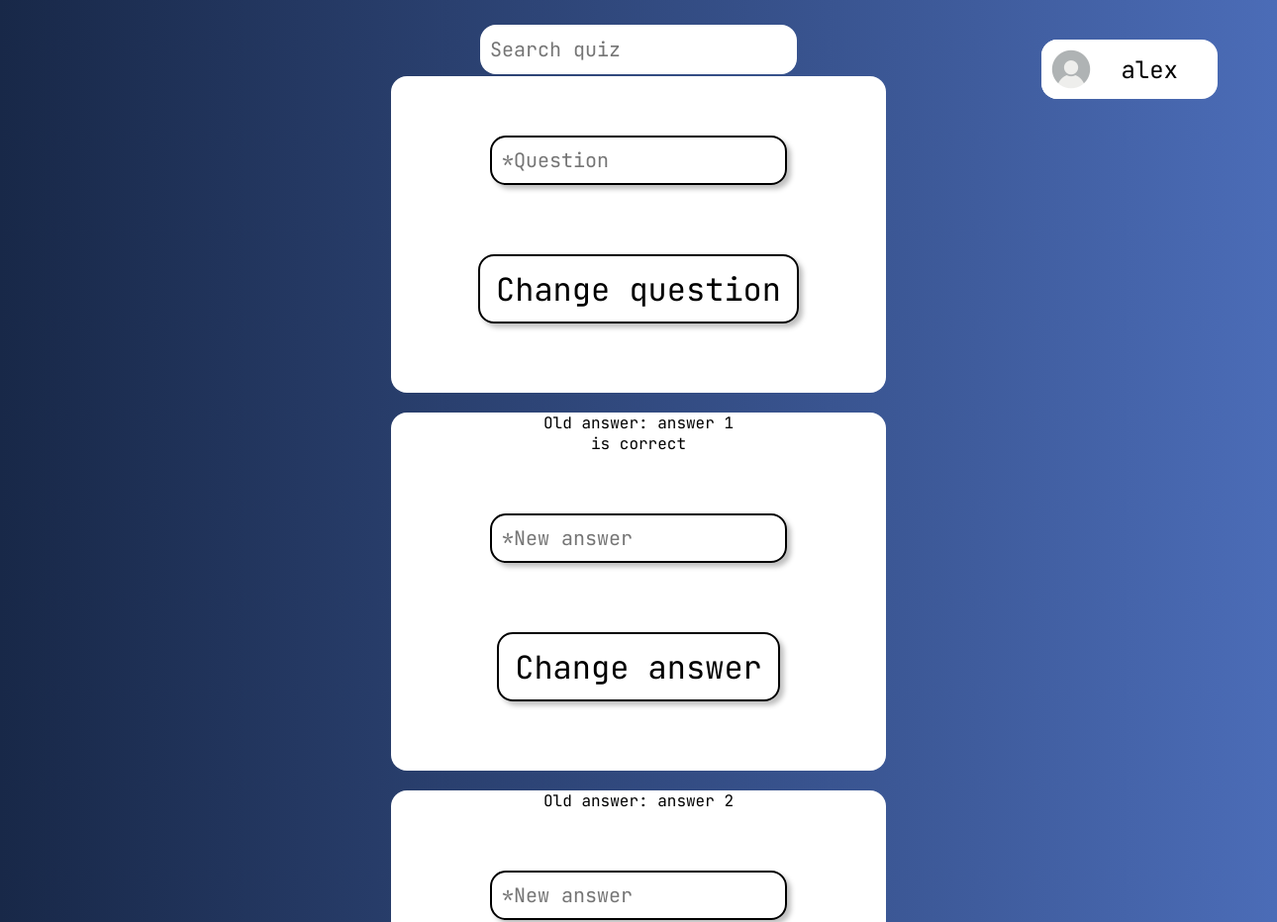
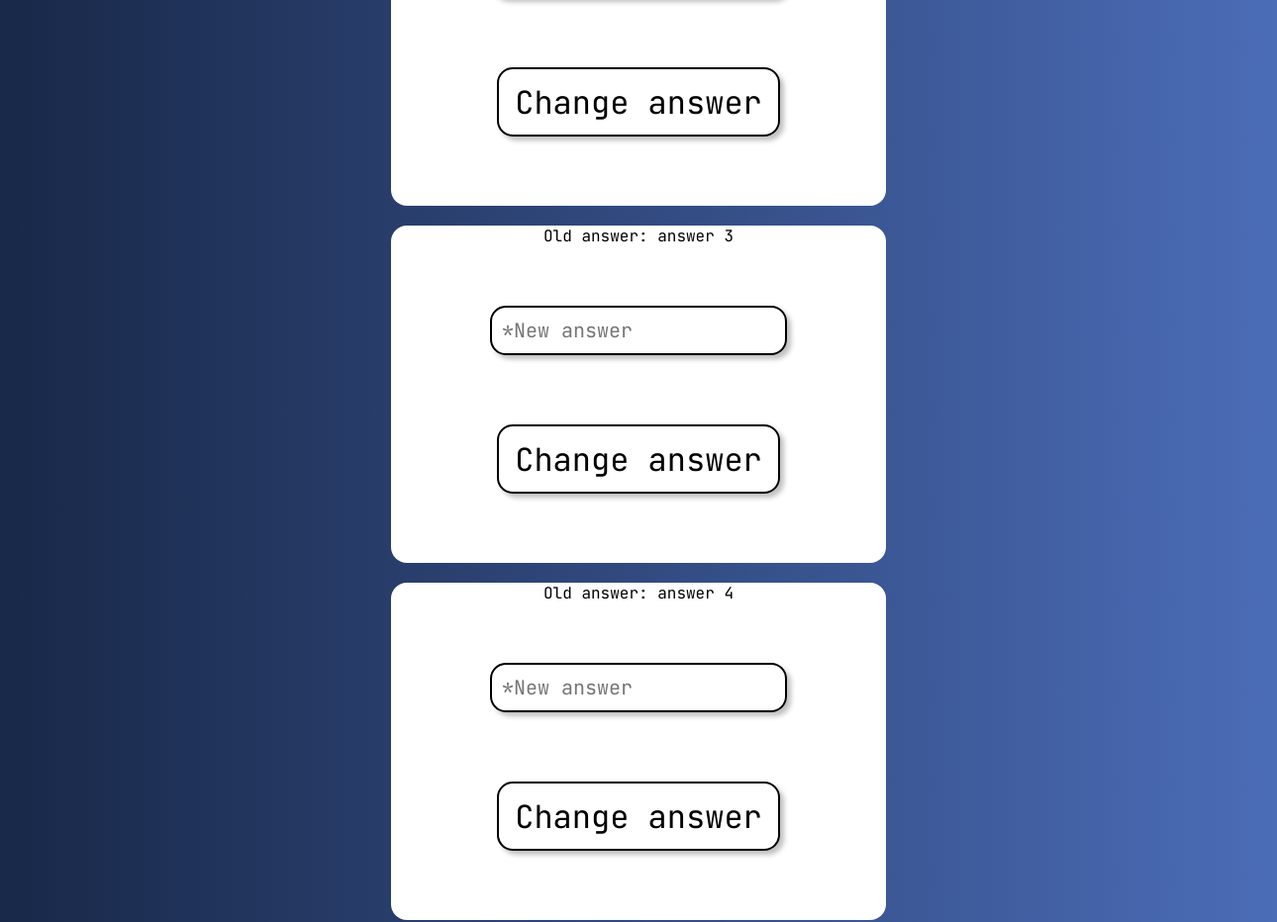
The app's page /quiz/1/change/question/1 (signed in, upper part), older data (2 pictures, top to bottom).
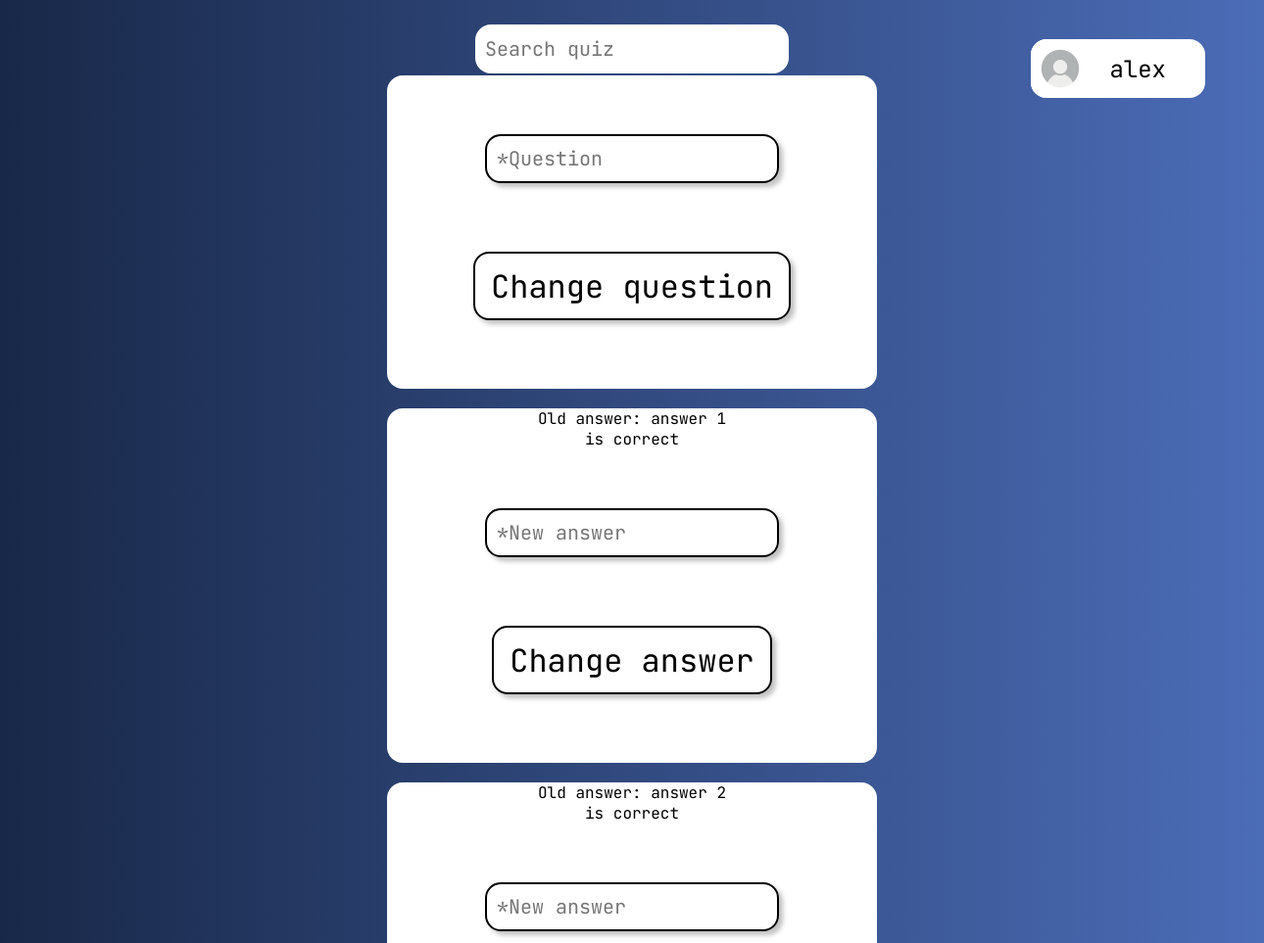
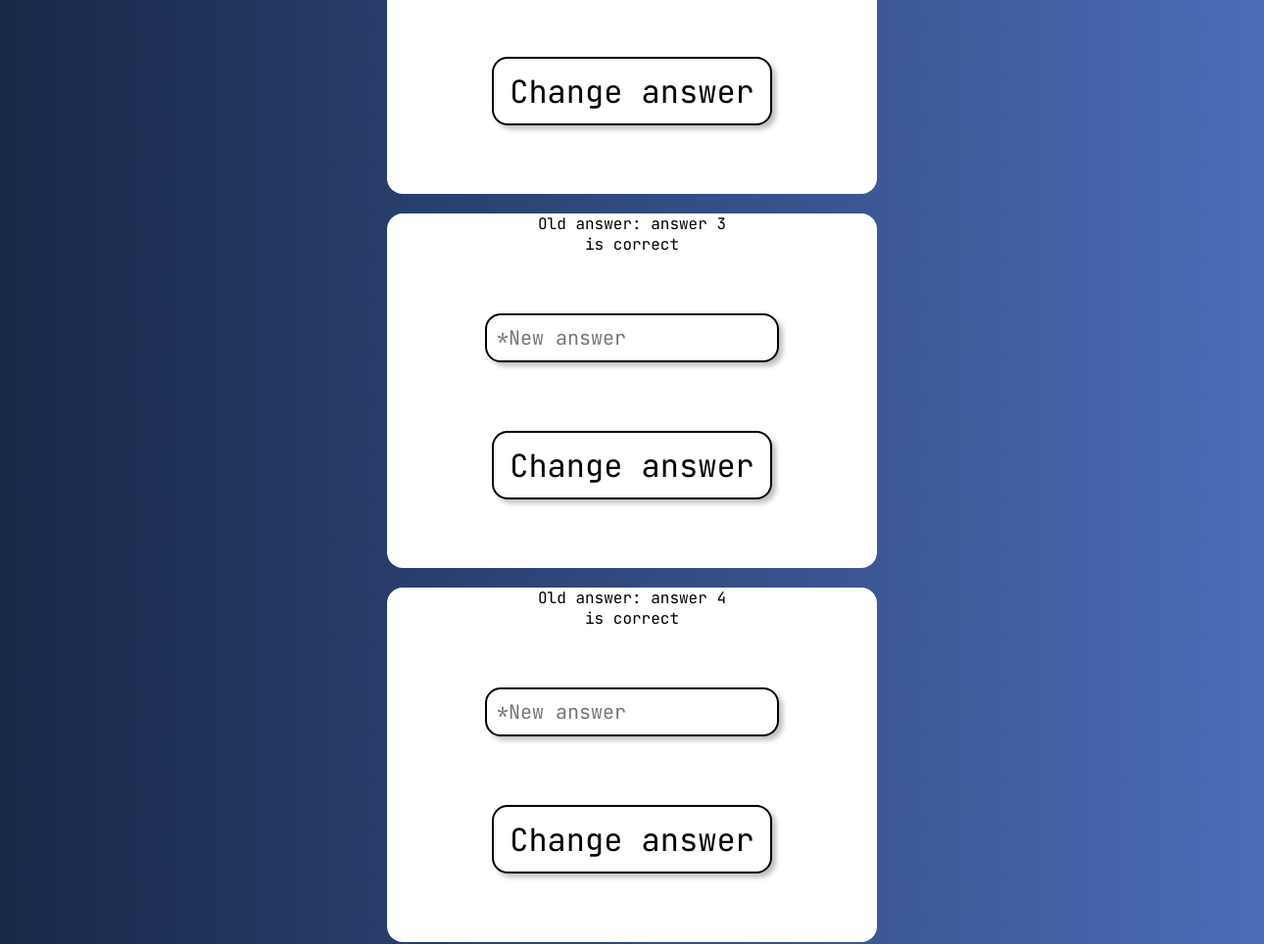
The same page, newer data (2 pictures, top to bottom).
### quiz_app/models.py (models this page shows, shortened)
class Answer(models.Model):
    id = models.AutoField(primary_key=True)
    question = models.ForeignKey(Question, on_delete=models.CASCADE)
    content = models.TextField(blank=True, null=True)
    content_image = models.ImageField(upload_to='answer_images/', blank=True, null=True)
    is_correct = models.BooleanField(default=False)
    class Meta:
        verbose_name_plural = "Answers"

### quiz_app/views.py (the view, shortened to what this page needs)
# urls.py: path("quiz/<int:quiz_id>/change/question/<int:question_id>", quiz_change_question, name="quiz_change_question"),
@login_required(login_url='login')
def quiz_change_question(request, quiz_id, question_id):
    quiz = get_object_or_404(Quiz, pk=quiz_id)
    question = get_object_or_404(Question, pk=question_id)
    answers = Answer.objects.filter(question=question)
    form_question = CreateQuestionForm(request.POST or None, request.FILES or None, instance=question)
    form_answer = CreateAnswerForm(request.POST or None, request.FILES or None)
    context = {'quiz': quiz, 'question': question, 'answers': answers, 'form_question': form_question, 'form_answer': form_answer}
    return render(request, 'quiz_app/quiz/quiz_change_question.html', context)

### quiz_app/forms.py
class CreateQuestionForm(forms.ModelForm):
    class Meta:
        model = Question
        fields = ['content', 'content_image']
    def __init__(self, *args, **kwargs):
        super(CreateQuestionForm, self).__init__(*args, **kwargs)
        self.fields['content_image'].required = False

class CreateAnswerForm(forms.ModelForm):
    class Meta:
        model = Answer
        fields = ['content', 'content_image', 'is_correct']
    def __init__(self, *args, **kwargs):
        super(CreateAnswerForm, self).__init__(*args, **kwargs)
        self.fields['content_image'].required = False
        self.fields['is_correct'].required = False

### quiz_app/templates/quiz_app/quiz/quiz_change_question.html (shortened to what this page needs)
{% extends 'quiz_app/base.html' %}
{% load static %}
{% block styles %}
    <link rel="stylesheet" href="{% static 'quiz_app/css/quiz.css' %}">
{% endblock %}
{% block content %}
<div class="question-change">
    <form class="form" method="POST" enctype="multipart/form-data" name="form-question">
            <input class="quiz-input create-quiz-input" type="text" name="question-content" placeholder="*Question">
            <button class="quiz-btn" type="submit">Change question</button>
    </form>
    {% for answer in answers %}
        <form class="form" method="POST" enctype="multipart/form-data" name="form-answer">
            <p>Old answer: {{answer.content}}</p>
            {% if answer.is_correct %}
                <p>is correct</p>
            {% endif %}
            <input class="quiz-input create-quiz-input" name="answer-contnet" type="text" placeholder="*New answer">
            <button class="quiz-btn" type="submit">Change answer</button>
        </form>
    {% endfor %}
</div>
{% endblock %}

Row changes from the older to the newer data that the page shows:
changed Answer "answer 2": now shows "is correct"
changed Answer "answer 3": now shows "is correct"
changed Answer "answer 4": now shows "is correct"
